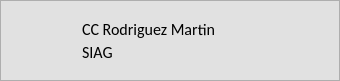
           <widget class="QFrame" name="frame_2">
            <property name="enabled">
             <bool>true</bool>
            </property>
            <property name="minimumSize">
             <size>
              <width>0</width>
              <height>81</height>
             </size>
            </property>
            <property name="maximumSize">
             <size>
              <width>16777215</width>
              <height>81</height>
             </size>
            </property>
            <property name="styleSheet">
             <string notr="true">background-color: rgb(225, 225, 225);</string>
            </property>
            <property name="frameShape">
             <enum>QFrame::StyledPanel</enum>
            </property>
            <widget class="QLabel" name="label_13">
             <property name="geometry">
              <rect>
               <x>82</x>
               <y>19</y>
               <width>141</width>
               <height>21</height>
              </rect>
             </property>
             <property name="font">
              <font>
               <family>Calibri</family>
               <pointsize>12</pointsize>
               <weight>50</weight>
               <bold>false</bold>
              </font>
             </property>
             <property name="text">
              <string>CC Rodriguez Martin</string>
             </property>
            </widget>
            <widget class="QLabel" name="label_14">
             <property name="geometry">
              <rect>
               <x>82</x>
               <y>42</y>
               <width>51</width>
               <height>21</height>
              </rect>
             </property>
             <property name="font">
              <font>
               <family>Calibri</family>
               <pointsize>12</pointsize>
              </font>
             </property>
             <property name="text">
              <string>SIAG</string>
             </property>
            </widget>
            <widget class="QLabel" name="label_15">
             <property name="geometry">
              <rect>
               <x>9</x>
               <y>8</y>
               <width>65</width>
               <height>65</height>
              </rect>
             </property>
             <property name="text">
              <string/>
             </property>
             <property name="pixmap">
              <pixmap>../imagenes/usuario_persona.png</pixmap>
             </property>
             <property name="scaledContents">
              <bool>true</bool>
             </property>
            </widget>
            <widget class="QPushButton" name="pushButton_2">
             <property name="geometry">
              <rect>
               <x>261</x>
               <y>20</y>
               <width>44</width>
               <height>44</height>
              </rect>
             </property>
             <property name="cursor">
              <cursorShape>PointingHandCursor</cursorShape>
             </property>
             <property name="toolTip">
              <string/>
             </property>
             <property name="autoFillBackground">
              <bool>false</bool>
             </property>
             <property name="styleSheet">
              <string notr="true">border-style: outset;</string>
             </property>
             <property name="text">
              <string/>
             </property>
             <property name="icon">
              <iconset>
               <normaloff>../imagenes/PTT/llamada_PTT_ON.png</normaloff>../imagenes/PTT/llamada_PTT_ON.png</iconset>
             </property>
             <property name="iconSize">
              <size>
               <width>44</width>
               <height>44</height>
              </size>
             </property>
             <property name="checkable">
              <bool>false</bool>
             </property>
             <property name="autoDefault">
              <bool>false</bool>
             </property>
             <property name="default">
              <bool>false</bool>
             </property>
             <property name="flat">
              <bool>false</bool>
             </property>
            </widget>
            <widget class="QPushButton" name="pushButton_7">
             <property name="enabled">
              <bool>true</bool>
             </property>
             <property name="geometry">
              <rect>
               <x>306</x>
               <y>52</y>
               <width>25</width>
               <height>25</height>
              </rect>
             </property>
             <property name="cursor">
              <cursorShape>PointingHandCursor</cursorShape>
             </property>
             <property name="toolTip">
              <string/>
             </property>
             <property name="autoFillBackground">
              <bool>false</bool>
             </property>
             <property name="styleSheet">
              <string notr="true">border-style: outset;</string>
             </property>
             <property name="text">
              <string/>
             </property>
             <property name="icon">
              <iconset>
               <normaloff>../imagenes/llamada_corte.png</normaloff>../imagenes/llamada_corte.png</iconset>
             </property>
             <property name="iconSize">
              <size>
               <width>25</width>
               <height>25</height>
              </size>
             </property>
             <property name="checkable">
              <bool>false</bool>
             </property>
             <property name="autoDefault">
              <bool>false</bool>
             </property>
             <property name="default">
              <bool>false</bool>
             </property>
             <property name="flat">
              <bool>false</bool>
             </property>
            </widget>
           </widget>
